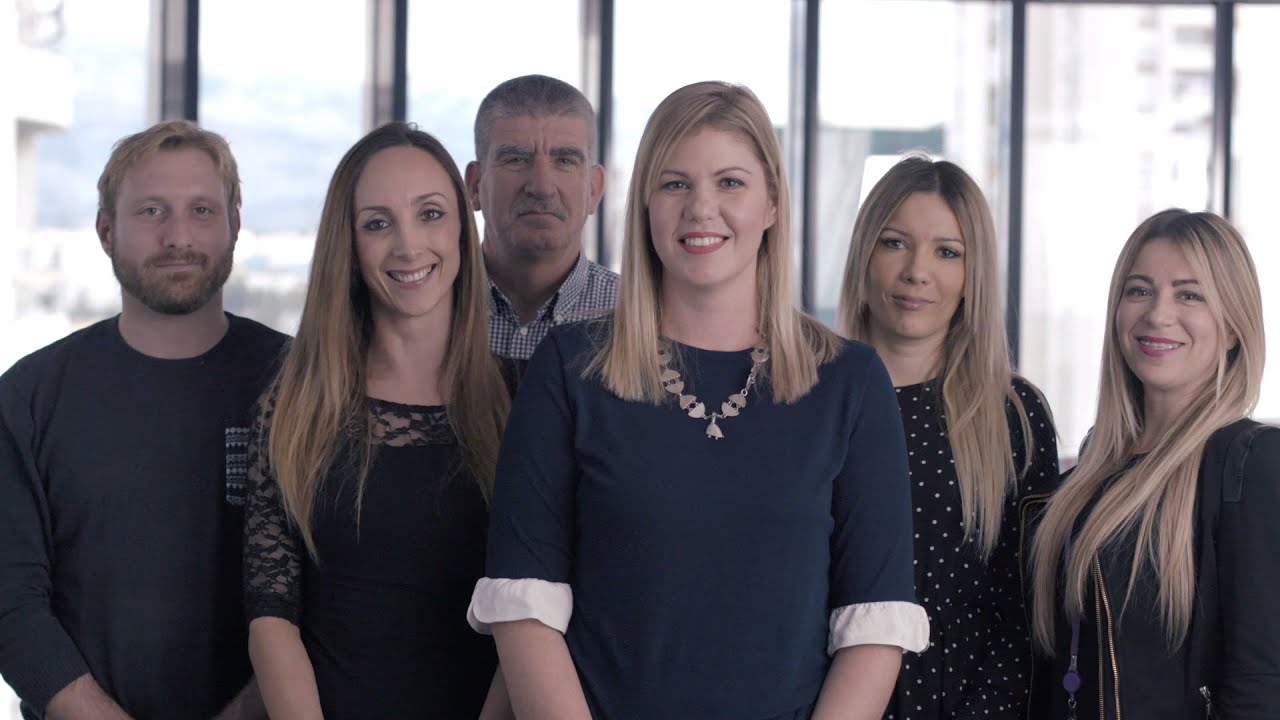
#> input picture Line-detection/images/face.jpg, 1280 x 720 px
$ jupyter execute 'Haar Cascade, Face Detection.ipynb'   (shell and % lines are left out)
#> lines starting #> are read from the running program, lines starting #| are printed output that depends on the picture
## Face detection using OpenCV

One older (from around 2001), but still popular scheme for face detection is a Haar cascade classifier; these classifiers in the OpenCV library and use feature-based classification cascades that learn to isolate and detect faces in an image. You can read [the original paper proposing this approach here](https://www.cs.cmu.edu/~efros/courses/LBMV07/Papers/viola-cvpr-01.pdf).

Let's see how face detection works on an exampe in this notebook.

[cell 1]
# import required libraries for this section
import numpy as np
import matplotlib.pyplot as plt
import cv2

[cell 2]
# load in color image for face detection
image = cv2.imread('images/face.jpg')
#> image is the input picture: shape (720, 1280, 3); mean B, G, R 115, 109.3, 114.2

# convert to RBG
image = cv2.cvtColor(image, cv2.COLOR_BGR2RGB)

plt.figure(figsize=(20,10))
plt.imshow(image)

To use a face detector, we'll first convert the image from color to grayscale.  For face detection this is perfectly fine to do as there is plenty non-color specific structure in the human face for our detector to learn on.

[cell 3]
# convert to grayscale
gray = cv2.cvtColor(image, cv2.COLOR_BGR2GRAY)
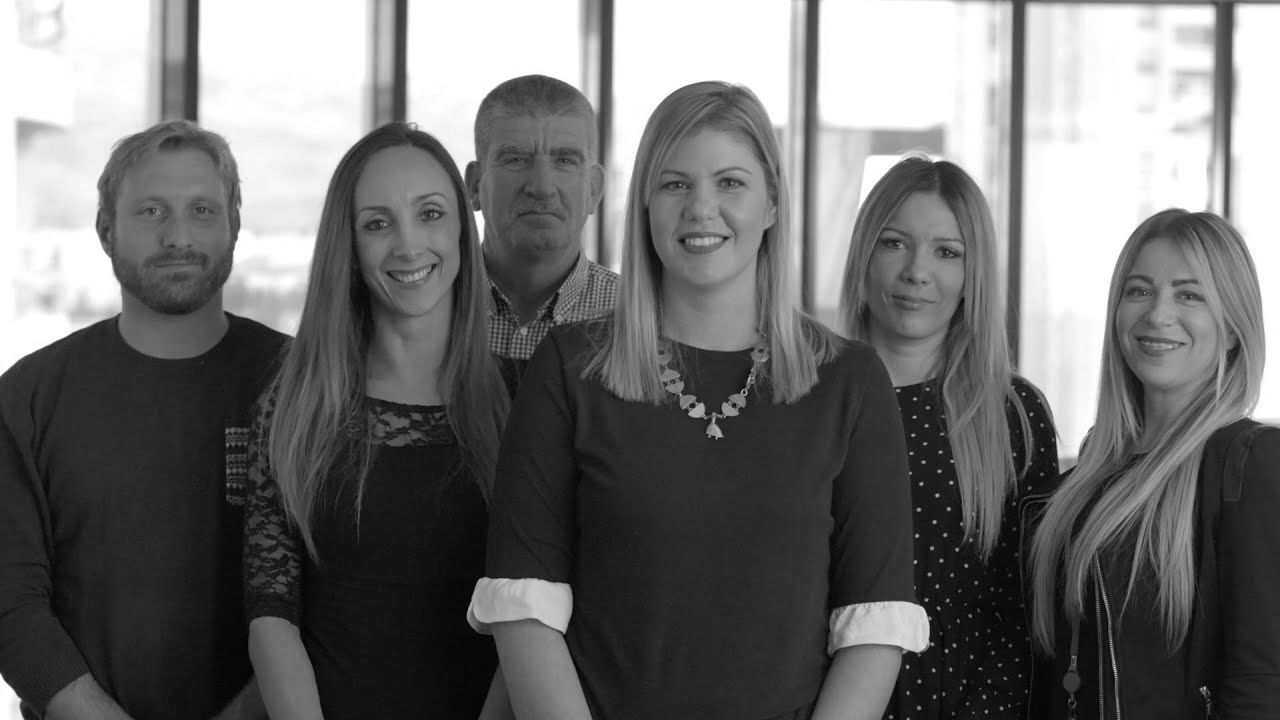
#> gray: shape (720, 1280); min 0, max 255, mean 111.5

plt.figure(figsize=(20,10))
plt.imshow(gray, cmap='gray')

Next we load in the fully trained architecture of the face detector, found in the file `detector_architectures/ haarcascade_frontalface_default.xml`,and use it on our image to find faces!

**A note on parameters**

How many faces are detected is determined by the function, `detectMultiScale` which aims to detect faces of varying sizes. The inputs to this function are: `(image, scaleFactor, minNeighbors)`; you will often detect more faces with a smaller scaleFactor, and lower value for minNeighbors, but raising these values often produces better matches. Modify these values depending on your input image.

[cell 4]
# load in cascade classifier
face_cascade = cv2.CascadeClassifier('detector_architectures/haarcascade_frontalface_default.xml')

# run the detector on the grayscale image
faces = face_cascade.detectMultiScale(gray, 6, 7)
#> faces = [[470, 103, 144, 144], [633, 128, 144, 144], [100, 155, 144, 144], [331, 165, 144, 144], [844, 193, 144, 144], [1092, 238, 144, 144]]

The output of the classifier is an array of detections; coordinates that define the dimensions of a bounding box around each face. Note that this always outputs a bounding box that is square in dimension.

[cell 5]
# print out the detections found
print ('We found ' + str(len(faces)) + ' faces in this image')
#| We found 6 faces in this image
print ("Their coordinates and lengths/widths are as follows")
print ('=============================')
print (faces)
#| [[ 470  103  144  144]
#|  [ 633  128  144  144]
#|  [ 100  155  144  144]
#|  [ 331  165  144  144]
#|  [ 844  193  144  144]
#|  [1092  238  144  144]]

Let's plot the corresponding detection boxes on our original image to see how well we've done.

[cell 6]
img_with_detections = np.copy(image)   # make a copy of the original image to plot rectangle detections ontop of

# loop over our detections and draw their corresponding boxes on top of our original image
for (x,y,w,h) in faces:
    # draw next detection as a red rectangle on top of the original image.
    # Note: the fourth element (255,0,0) determines the color of the rectangle,
    # and the final argument (here set to 5) determines the width of the drawn rectangle
    cv2.rectangle(img_with_detections,(x,y),(x+w,y+h),(255,0,0),5)
#> this loop made 6 passes
#> (x, y) on passes 1 to 6: (470, 103), (633, 128), (100, 155), (331, 165), (844, 193), (1092, 238)
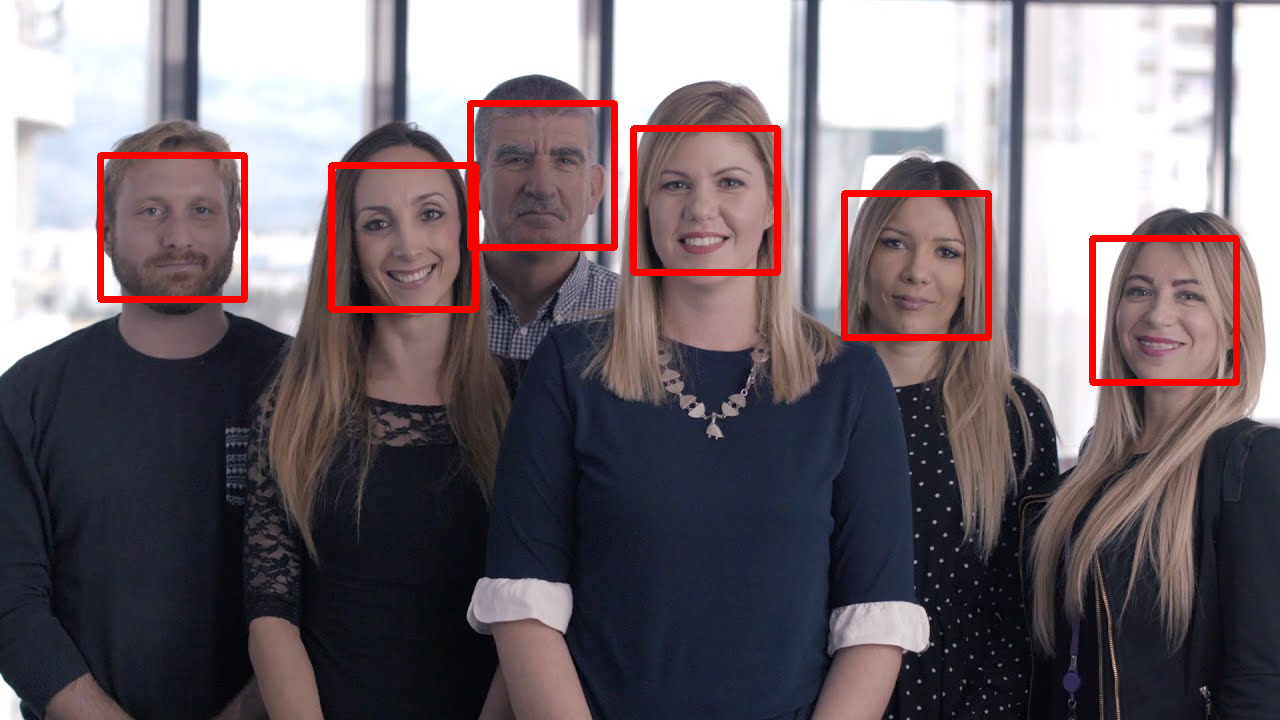
#> img_with_detections: shape (720, 1280, 3); mean R, G, B 117.2, 105.9, 111.6

# display the result
plt.figure(figsize=(20,10))
plt.imshow(img_with_detections)
